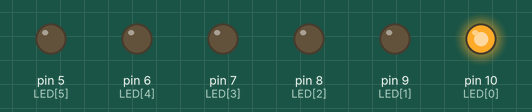
Bench run of a sketch on a simulated Arduino Uno, built with avr-gcc and run on an emulated ATmega328P. Shown: output pins drawn as LEDs (lit = HIGH).

Above: at 0.2 s.
At 1.2 s:
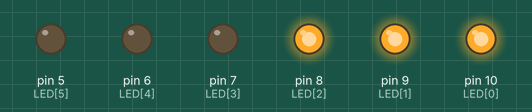
At 1.7 s:
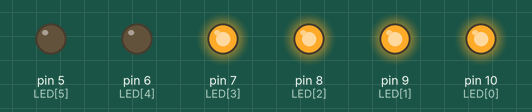
At 3.2 s:
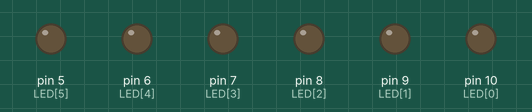
At 5.7 s:
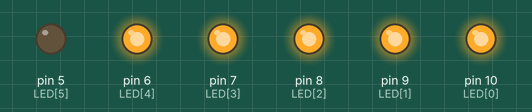
At 7.7 s:
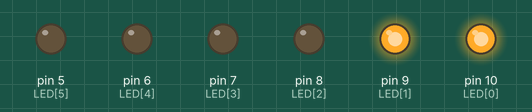
Timing chart, 0 to 8.1 s (numbered marks = the images above):
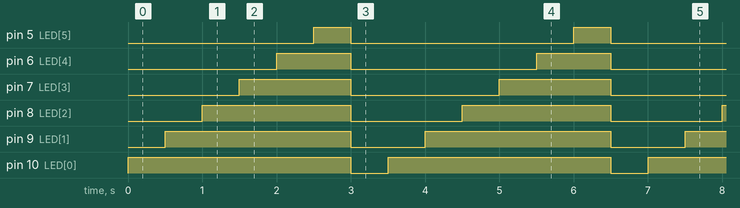

The sketch:

lab1_1.ino
```cpp
int LED[] = {10, 9, 8, 7, 6, 5};

void setup()
{
  pinMode(LED[0], OUTPUT);
  pinMode(LED[1], OUTPUT);
  pinMode(LED[2], OUTPUT);
  pinMode(LED[3], OUTPUT);
  pinMode(LED[4], OUTPUT);
  pinMode(LED[5], OUTPUT);

}

int currentPin = 0;

void loop()
{
  if (currentPin < 6) {
    if (currentPin >= 0) {
      digitalWrite(LED[0], HIGH);
    } else {
      digitalWrite(LED[0], LOW);
    }
    if (currentPin >= 1) {
      digitalWrite(LED[1], HIGH);
    } else {
      digitalWrite(LED[1], LOW);
    }
    if (currentPin >= 2) {
      digitalWrite(LED[2], HIGH);
    } else {
      digitalWrite(LED[2], LOW);
    }
    if (currentPin >= 3) {
      digitalWrite(LED[3], HIGH);
    } else {
      digitalWrite(LED[3], LOW);
    }
    if (currentPin >= 4) {
      digitalWrite(LED[4], HIGH);
    } else {
      digitalWrite(LED[4], LOW);
    }
    if (currentPin >= 5) {
      digitalWrite(LED[5], HIGH);
    } else {
      digitalWrite(LED[5], LOW);
    }
    currentPin++;
  } else {
    currentPin = 0;
    digitalWrite(LED[0], LOW);
    digitalWrite(LED[1], LOW);
    digitalWrite(LED[2], LOW);
    digitalWrite(LED[3], LOW);
    digitalWrite(LED[4], LOW);
    digitalWrite(LED[5], LOW);
  }
  delay(500);
}
```

Measured:
- by itself, pin 5 (LED[5]): alternates HIGH for 0.50 s and LOW for 3.0 s
- by itself, pin 6 (LED[4]): alternates HIGH for 1.0 s and LOW for 2.5 s
- by itself, pin 7 (LED[3]): alternates HIGH for 1.5 s and LOW for 2.0 s
- by itself, pin 8 (LED[2]): alternates HIGH for 2.0 s and LOW for 1.5 s
- by itself, pin 9 (LED[1]): alternates HIGH for 2.5 s and LOW for 1.0 s
- by itself, pin 10 (LED[0]): alternates HIGH for 3.0 s and LOW for 0.50 s
